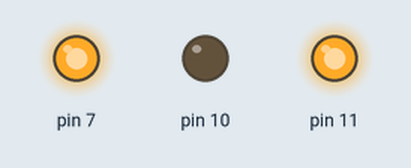
Recording of a sketch running on a simulated Arduino Uno, built with avr-gcc and run on an emulated ATmega328P. On the bench: output pins drawn as LEDs (lit = HIGH).

Above: at 1.0 s.
At 13.0 s:
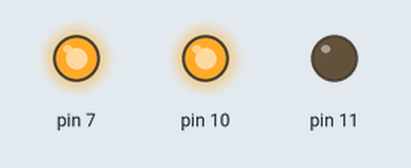
At 19.0 s:
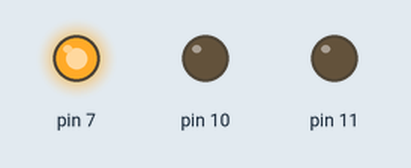
Timing chart, 0 to 31.2 s (numbered marks = the images above):
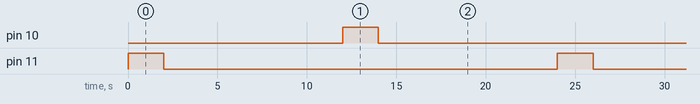

The sketch:

motor_driver.ino
```cpp
// ギア付きモータの制御
  void setup()
{
  pinMode(7, OUTPUT);
  pinMode(10, OUTPUT);
  pinMode(11, OUTPUT);
  digitalWrite(7, HIGH);
}

void loop()
{
  digitalWrite(10, LOW);
  analogWrite(11, 255);

  delay(2000);

  digitalWrite(10, LOW);
  digitalWrite(11, LOW);
  delay(10000);

  analogWrite(10, 255);
  digitalWrite(11, LOW);
  delay(2000);

  digitalWrite(10, LOW);
  digitalWrite(11, LOW);
  delay(10000);
}
```

Measured:
- by itself, pin 10, pin 11: alternates HIGH for 2.0 s and LOW for 22.0 s
- by itself, everything shown: repeats every 24.0 s, in 4 steps
